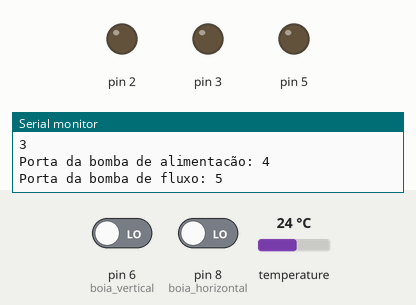
Simulated run of this sketch. Board: Arduino Uno, built with avr-gcc and run on an emulated ATmega328P. On the bench: output pins drawn as LEDs (lit = HIGH), the last lines printed to the serial monitor. Inputs (shaded band) come from the test bench; at power-on: pin 8 (boia_horizontal) LOW, pin 6 (boia_vertical) LOW, temperature 24 °C. Pins used as bus, display or sensor lines are not drawn.

Above: at 0.1 s.
At 1.2 s:
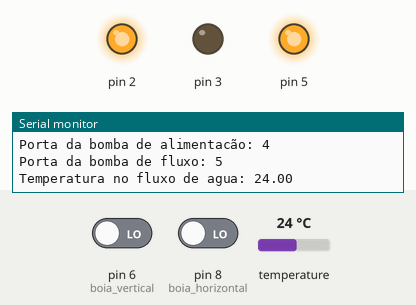
1.3 s: pin 8 (boia_horizontal) driven HIGH
At 3.4 s:
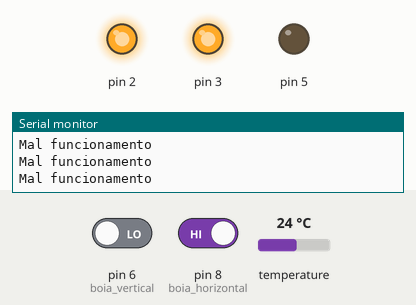
Timing chart, 0 to 4.9 s (numbered marks = the images above; inputs shaded):
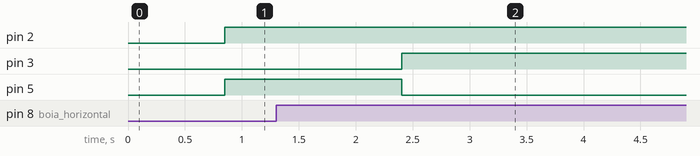

Measured:
- after the input at 1.3 s, pin 3: LOW → HIGH after 1.1 s; pin 5: HIGH → LOW after 1.1 s

The sketch:

main.ino
```cpp
#include <OneWire.h>

#include <DallasTemperature.h>

#include "led.h"
#include "bomba.h"


//Sensor de temperatura
#define sensor_temperatura 7
OneWire oneWire(sensor_temperatura);
DallasTemperature sensors(&oneWire);
DeviceAddress sensor1;


//Ponteiros
led *ledf;
led *ledp;


bomba *bomba_fluxo;
bomba *bomba_alimentacao;

//boia
int boia_vertical = 6;
int boia_horizontal = 8;

void setup()
{

  Serial.begin(9600);
  //Objeto led
  ledf = new led(2);
  ledp = new led(3);

  pinMode(ledf->porta(), OUTPUT);
  pinMode(ledp->porta(), OUTPUT);
  Serial.print("Porta Led de funcionamento: ");
  Serial.println(ledf->porta());
  Serial.println("Porta Led de parada: ");
  Serial.println(ledp->porta());

  //Objeto bomba
  bomba_alimentacao = new bomba(4);
  bomba_fluxo = new bomba(5);
  pinMode(bomba_alimentacao->porta(),OUTPUT);
  pinMode(bomba_fluxo->porta(),OUTPUT);
  Serial.print("Porta da bomba de alimentacão: ");
  Serial.println(bomba_alimentacao->porta());
  Serial.print("Porta da bomba de fluxo: ");
  Serial.println(bomba_fluxo->porta());

  //Objeto boia
  pinMode(boia_vertical, INPUT);
  pinMode(boia_horizontal, INPUT);
  //Sensor de temperatura
  sensors.begin();
}

void loop()
{

  //Solicita os dados da boia
  int estado1 = digitalRead(boia_vertical);
  int estado2 = digitalRead(boia_horizontal);

  //Solicita a temperatura
  sensors.requestTemperatures();
  float tempC = sensors.getTempC(sensor1);
  Serial.print("Temperatura no fluxo de agua: ");
  Serial.println(sensors.getTempCByIndex(0));

  //Bomba de alimentacao do galão condicionado ao estado da boia 0 para vazio 1 para cheio
  if (estado1 == HIGH);
  {
    bomba_alimentacao->ligar();
    bomba_alimentacao->desligar();

  }
  //Bomba de fluxo condicionado ao estado da boia verticial 1 para vazio 0 para cheio
  if (estado2 == HIGH)
  {

    bomba_fluxo ->desligar();
    bomba_alimentacao ->desligar();
    ledp->acender();
    while (estado2 == HIGH)
    {
      Serial.println("Mal funcionamento");
    }
  }
  else
  {
  bomba_fluxo -> ligar();
  ledf->acender();
  }

}
```

bomba.h
```cpp
//--------------------Classe para o funcionamento das bombas--------------------//


class bomba
{
private:
    int _porta;
    bool _estado;

public:
    bomba(int porta);
    int porta();
    bool estado();
    void ligar();
    void desligar();
};

// Função construtora
bomba::bomba(int porta)
{
    _porta = porta;
    _estado = false;
}
int bomba::porta()
{
  return _porta;
}
// Função informativa
bool bomba::estado()
{
    return _estado;
}

// Funçoes de funcionamento da bomba
void bomba::ligar()
{
    digitalWrite(_porta, HIGH);
}
void bomba::desligar()
{
    digitalWrite(_porta, LOW);
}
```

led.h
```cpp
//---------------------------------- Classe para os LEDS de alerta da hidroponica ------------------------------ //


class led
{
  private:
    int _porta;

  public:
    led(int porta);
    int porta();
    void acender();
    void apagar();

};
//Função construtora
led::led(int porta)
{
    _porta = porta;

}
int led::porta()
{
  return _porta;
}


//Funções de acender e apagar o LED
void led::acender()
{
    digitalWrite(_porta, HIGH);
}
void led::apagar()
{
    digitalWrite(_porta, LOW);
}
```
